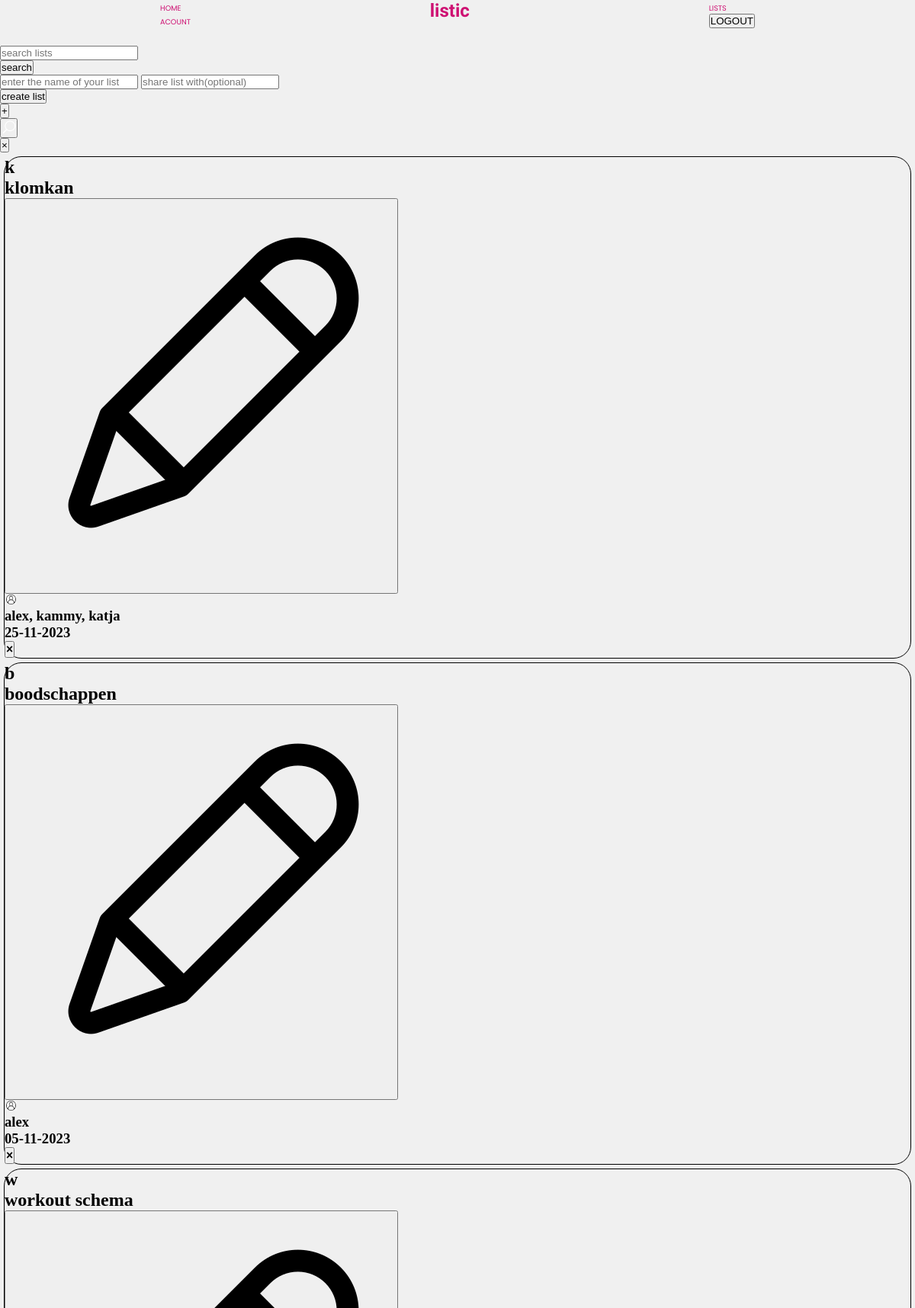
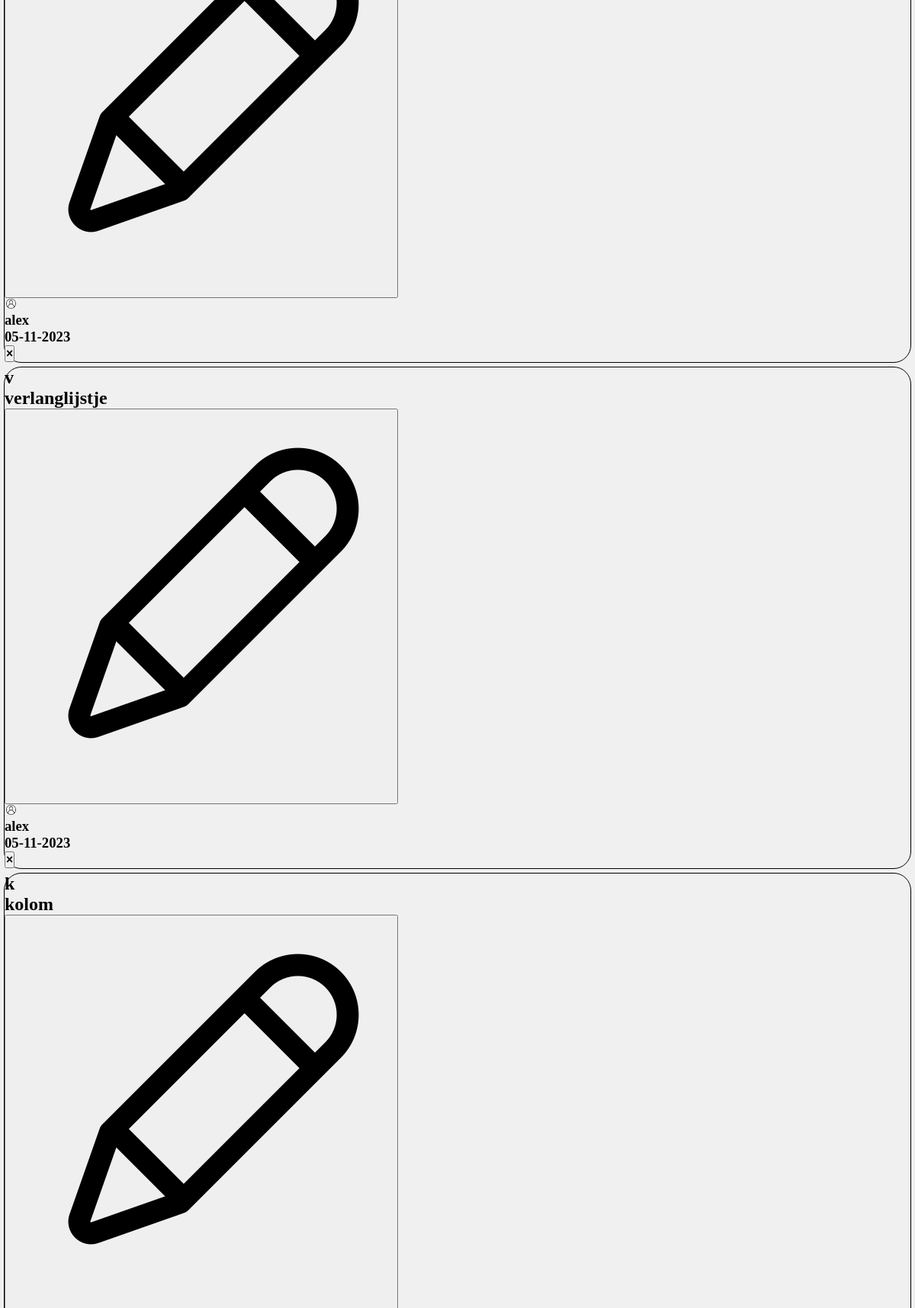
Page /list (signed in, upper part) on the committed database (2 pictures, top to bottom).
### website/models.py (models this page shows)
class List(db.Model):
    id = db.Column(db.Integer, primary_key=True)
    name = db.Column(db.String(150))
    items = db.relationship('Item')
    date = db.Column(db.DateTime(timezone=True), default=func.now())
    users = db.relationship('User', secondary=user_lists, back_populates='lists')

### website/views.py (the view, shortened to what this page needs)
@views.route('/list', methods=['POST', 'GET'])
@login_required
def list():
    current_date = datetime.now().date()
    print(current_date)
    none_note = Item.query.filter_by(user_id=current_user.id).first()
    if none_note:
        last_active = get_latest_notes(current_user.id)
        late_id = last_active.list_id
        done_late = List.query.filter_by(id=late_id).first()
        print(done_late.name)
        if done_late  in current_user.lists:
                current_user.lists
                current_user.lists.remove(done_late)
                current_user.lists.insert(0, done_late)
    list_name = 'enter the name of your list'
    shared_user = 'share list with(optional)'
    return render_template('list.html', user=current_user, current_date=current_date, placeholder1='enter the name of your list', placeholder2='share list with(optional)')

### website/__init__.py (called while the page is built)
def create_app():
    app = Flask(__name__)
    app.config['SECRET_KEY'] = 'Alex!'
    app.config['SQLALCHEMY_DATABASE_URI'] = f'sqlite:///{DB_NAME}'
    db.init_app(app)
    app.app_context().push()
    from .views import views
    from .auth import auth
    app.register_blueprint(views, url_prefix='/')
    app.register_blueprint(auth, url_prefix='/')
    from .models import User
    create_database()
    login_maneger = LoginManager()
    login_maneger.login_view = 'auth.login'
    login_maneger.init_app(app)
    @login_maneger.user_loader
    def load_user(id):
        return User.query.get(int(id))
    print('app running')
    return app

### website/functions.py (called while the page is built)
def get_latest_notes(user_id, num_notes=10):
    latest_notes = Item.query.filter_by(user_id=user_id).order_by(Item.date.desc()).limit(num_notes).first()
    return latest_notes

### website/templates/list.html (shortened to what this page needs)
{% extends "base.html" %}
{% block content %}
<link rel="stylesheet" href="{{ url_for('static', filename='list.css') }}">
<div class="big_content">
    <div class='content_holder'>
        <div class="menu">
            <form class="search_form" action="POST">
                <div class="extra_flex">
                    <div class="list_input">
                        <input class="search_bar" type="search" name="list_search" placeholder="search lists">
                    </div>
                    <div class="flex_btn">
                        <button class="submit_btn" type="submit">search</button>
                    </div>
                </div>
            </form>
            <form class="list_form" method="POST">
                <div class="extra_flex">
                    <div class="list_inputs">
                        {% if placeholder1 == 'enter the name of your list' %}
                            <input name="list_name" required type="text" placeholder="enter the name of your list">
                            <input name="share_list" type="text" placeholder="share list with(optional)">
                        {% elif placeholder1 != 'enter the name of your list' and placeholder2 == '' %}
                            <input name="list_name" required type="text" value="{{ placeholder1 }}">
                            <input name="share_list" type="text" placeholder="share list with(optional)">
                        {% else %}
                            <input name="list_name" required type="text" value="{{ placeholder1 }}">
                            <input name="shared_user" type="text" value="{{ placeholder2 }}">
                        {% endif %}
                    </div>
                    <div class="flex_btn">
                        <button class="submit_btn" type="submit">create list</button>
                    </div>
                </div>
            </form>
            <div class="content_menu">
                <div class="add_btn">
                    <button onclick="toggleForm('add_btn', 'list_form', 'search_btn', 'search_form', 'hideButton')">+</button>
                </div>
                <div class="search_btn">
                    <button onclick="toggleForm('search_btn', 'search_form', 'add_btn', 'list_form', 'hideButton')">
                        <img src="{{ url_for('static', filename='search.png') }}">
                    </button>
                </div>
                <div class="hideButton">
                    <button onclick="hideAll('add_btn', 'search_btn', 'list_form', 'search_form', 'hideButton')">&times;</button>
                </div>
            </div>
        </div>
    </div>
</div>
<div class="list_full">
    <div class="list_parent">
        <ul class="list_ul">
            {% for listing in user.lists %}
                {% if listing %}
                        <div class="link_list">
                                <a class="list_block" href="{{ url_for('views.notes', lister=listing.name) }}">
                                    <div class="list_content">
                                        <div class="list_title">
                                            <div class="list_logo">
                                                <h2>{{ listing.name[0] }}</h2>
                                            </div>
                                            <div class="list_name">
                                                <h2>{{ listing.name }}</h2>
                                            </div>
                                            <div class="edit_div">
                                                <button><img class="edit_img" src="{{ url_for('static', filename='edit_list.png') }}"></button>
                                            </div>
                                        </div>
                                        <div class="list_info">
                                            <div class="people">
                                                <img src="{{ url_for('static', filename='acount.jpg') }}">
                                                {% set user_list = [] %}
                                                {% for user in listing.users %}
                                                    {% set _ = user_list.append(user.username) %}
                                                {% endfor %}
                                                {% if user_list|length > 3 %}
                                                    <h3>{{ user_list[0:3]|join(', ') }} + {{ user_list|length - 3 }}</h3>
                                                {% else %}
                                                    <h3>{{ user_list|join(', ') }}</h3>
                                                {% endif %}
                                            </div>
                                            <div class="date_delete">
                                                <div class="date">
                                                    {% if listing.date.strftime("%d-%m-%Y") == current_date.strftime("%d-%m-%Y") %}
                                                        <h3>today</h3>
                                                    {% else %}
                                                        <h3>{{ listing.date.strftime("%d-%m-%Y") }}</h3>
                                                    {% endif %}
                                                </div>
                                                <div class="delete">
                                                    <button onclick=""><h3>&times;</h3></button>
                                                </div>
                                            </div>
                                        </div>
                                    </div>
                                </a>
                        </div>
                {% endif %}
            {% endfor %}
        </ul>
    </div>
</div>
{% endblock %}

### website/static/base.css (style rules this page uses)
body { background-color: rgb(240,240,240); }
* { margin: 0; padding: 0; list-style-type: none; text-decoration: none; }
a { cursor: pointer; }

### website/static/list.css (style rules this page uses)
body { background-color: rgb(240,240,240); }
a { color: black; }
.search_btn img { height: 2.4vh; }
.people img { height: 1.6vh; margin: 0px 0.35vw 0vh 0.1vw; }
.link_list { border: black solid 1px; margin: 5px; border-radius: 23px; }

### rows in the picture
List: name "k", name "klomkan", user_list "alex, kammy, katja", date "25-11-2023"
List: name "b", name "boodschappen", user_list "alex", date "05-11-2023"
List: name "w", name "workout schema", user_list "alex", date "05-11-2023"
List: name "v", name "verlanglijstje", user_list "alex", date "05-11-2023"
List: name "k", name "kolom"
